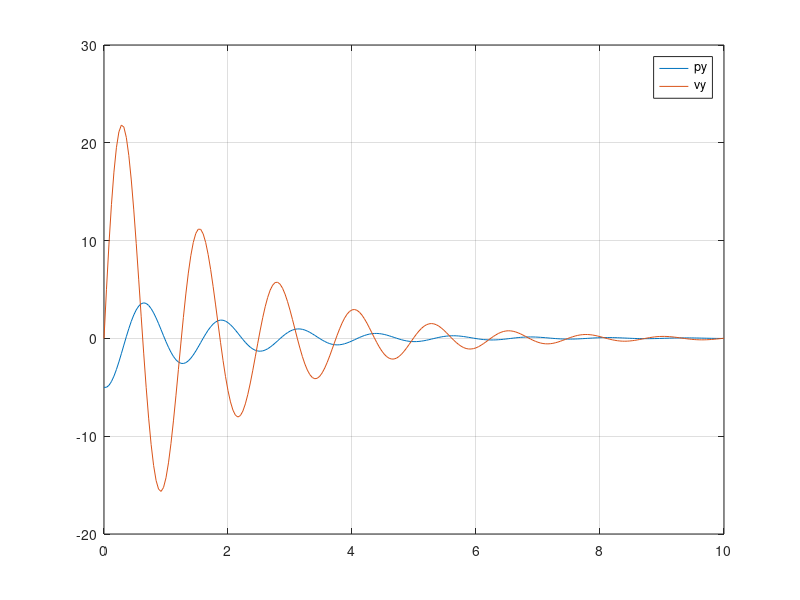
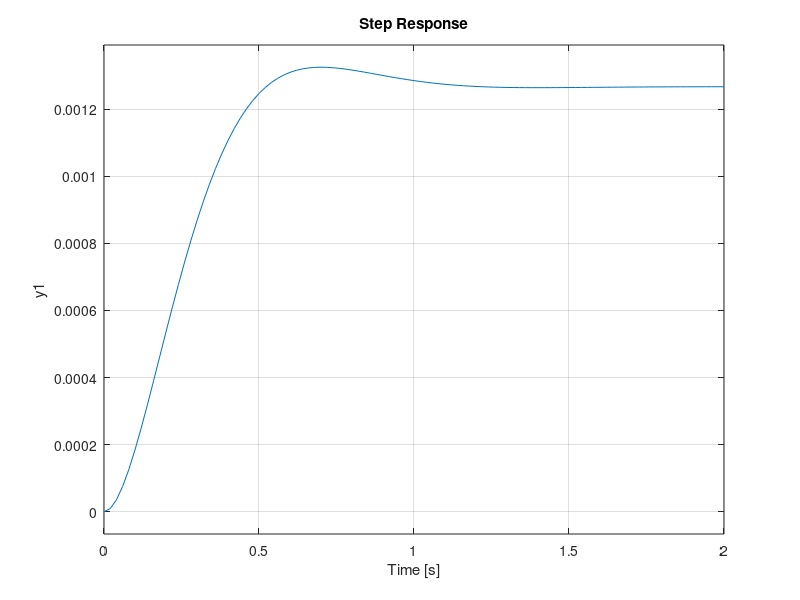
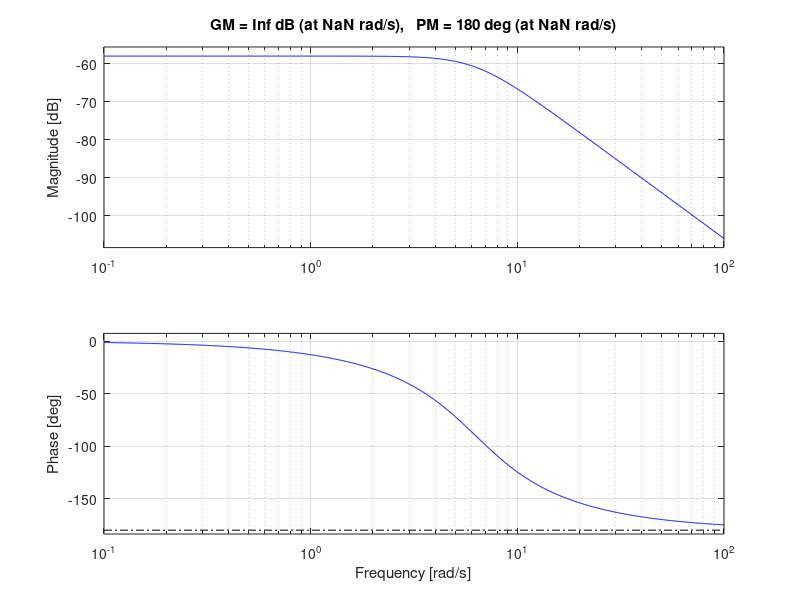
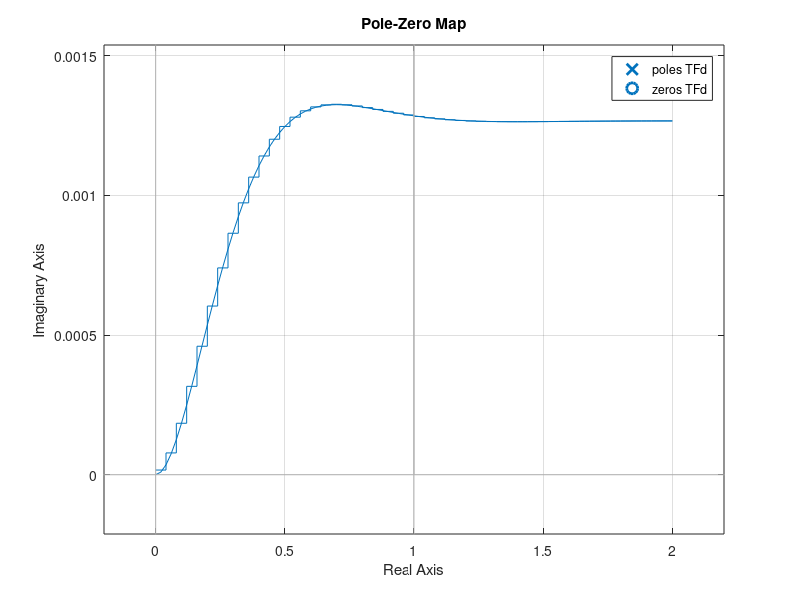

MATLAB code for these plots, in order:
clc;clear;close all
% Simulation parameters
fs = 25;		% [Hz] - Sample freq. 
Ts = 1/fs;		% [s] - Sample time
Tsim = 10;		% [s] - Simulation time
nt = 0:Ts:Tsim; % - Simulation time index

% constants
k = 500.78;		% Spring coeff.
b = 40.96;		% Damper coeff.
m = 20;			% mass

Frot = 10;		% [N] - Simulating a constant rotor force

% Initial parameters
vy_0 = 0;
py_0 = -5;

vy(1) =  vy_0; py(1) = py_0;

for n = 1:(length(nt)-1)
	vy(n+1) = vy(n) + (Frot - b*vy(n) - k*py(n))/m * Ts;
	py(n+1) = py(n) + vy(n)*Ts ;
end

% Plotting both states
figure
plot(nt, py)
hold on
plot(nt, vy)
grid on
legend('py','vy')
hold off

% Continuous time transfer function

zeta = 0.7;
feig = 1;

k = (2*pi*feig)^2 * m
b = 2*zeta*sqrt(k*m)


s = tf('s');

TF = (1/m)/(s^2 + b/m * s + k/m)

dcgain = dcgain(TF)

p_c = pole(TF)
z_c = zero(TF)

figure
step(TF)
grid on

figure
margin(TF)
grid on

% Discretize

TFd = c2d(TF, Ts, 'tustin')

figure
step(TF)
hold on
step(TFd)
hold off
legend('TF', 'TFd')

pzmap(TFd)

p_d = pole(TFd)
z_d = zero(TFd)
